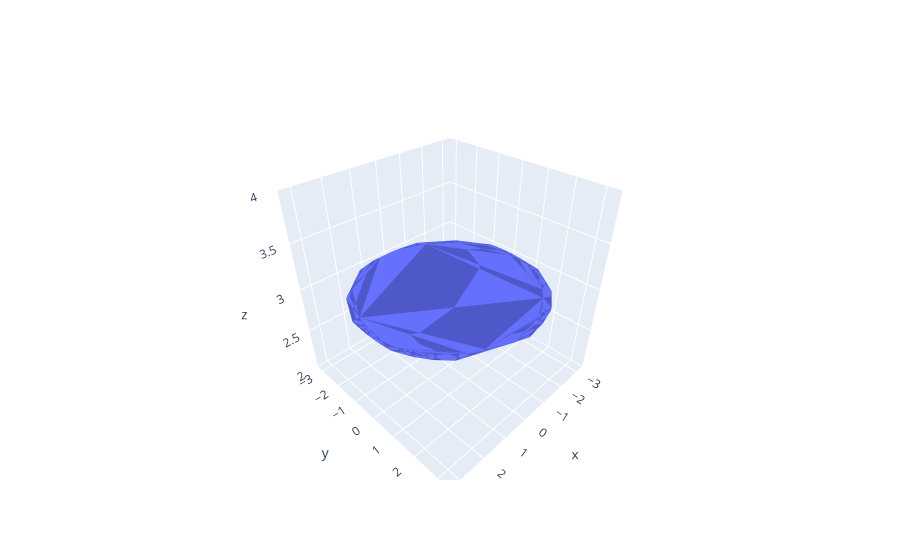

Notebook cell for this chart:
### Code cell
alpha_complex = alpha_graph(points=circle)
